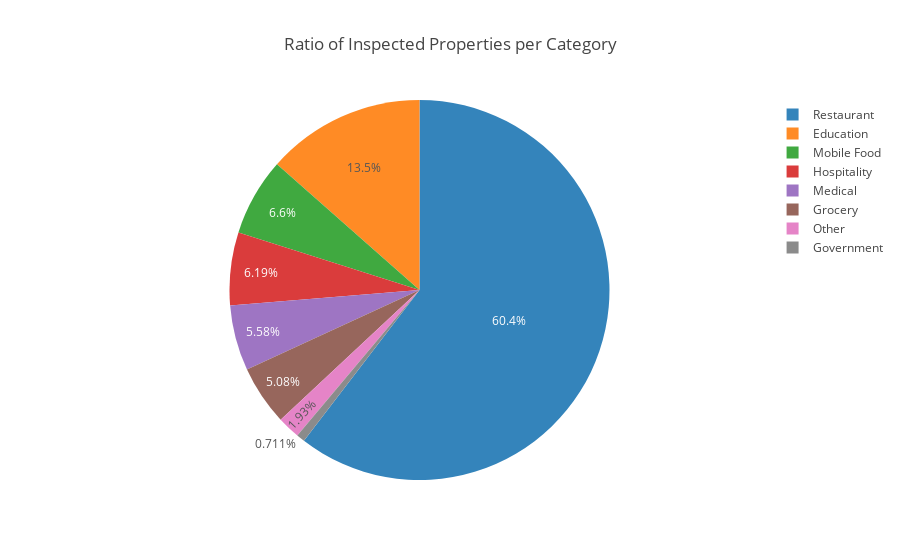

Here is the notebook cell this chart was saved with:
### Code cell
scoreByCategory= byCategory.describe().unstack()

count = scoreByCategory['AvgScore']['count']

labels=count.keys().tolist()
values=count.values.tolist()

fig = {
    'data': [{'labels': labels,
              'values': values,
              'type': 'pie',
              'opacity': 0.9}],
    'layout': {'title': 'Ratio of Inspected Facilities per Category'}
     }

iplot(fig)

### Figure 1 — Plotly figure (JSON) as saved in the notebook; plotly's stock layout.template omitted (floating-point values rounded to 4 significant figures)
{"data": [{"labels": ["Education", "Government", "Grocery", "Hospitality", "Medical", "Mobile Food", "Other", "Restaurant"], "opacity": 0.9, "type": "pie", "values": [133, 7, 50, 61, 55, 65, 19, 595]}], "layout": {"title": "Ratio of Inspected Properties per Category"}}
